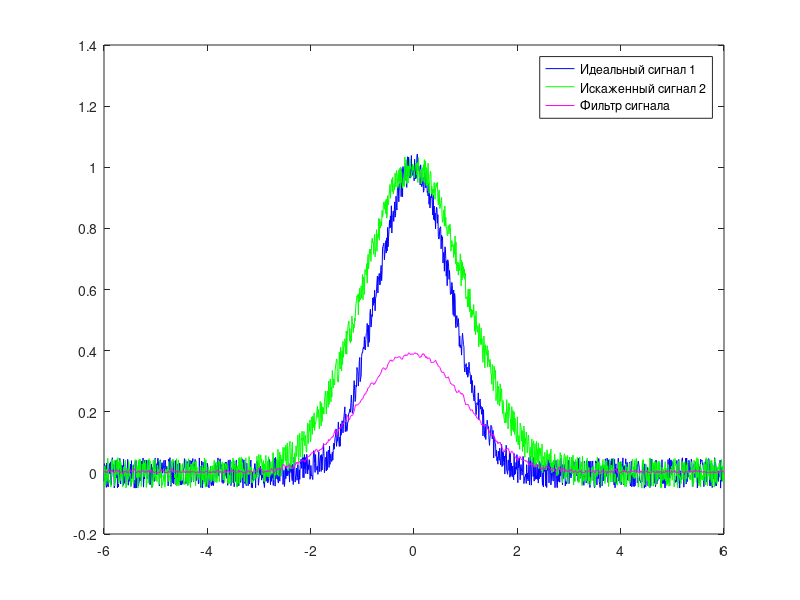

MATLAB code to generate this figure:
function lab_07()
    A = 1.0;
    s1 = 1.0;
    s2 = sqrt(2.0);
    mult = 6;
    step = 0.009;
    NS = 0.05;
    t = -mult:step:mult;

    u1 = A * exp(-(t/s1).^2);
    u2 = A * exp(-(t/s2).^2);

    v1 = fft(u1);
    v2 = fft(u2);

    % шумы
    n1 = unifrnd(-NS, NS, 1, length(t));
    n2 = unifrnd(-NS, NS, 1, length(t));

    delta = std(n1);
    epsilon = std(n2);

    figure(1);
    plot(t, u1+n1, "b", t, u2+n2,"g", t, abs(ifft(fft(u2+n2) .* tikhonfilt(v1, v2, step, 2 * mult, delta, epsilon))),"m");
    legend('Идеальный сигнал 1','Искаженный сигнал 2','Фильтр сигнала');
end

function h = tikhonfilt(u1, u2, step, T, d, e)
    m = 0:length(u1)-1;
    mult = step / length(u1);
    squ = 1 + (2 * pi * m / T).^2;
    func = @(x) rhofunc(x, u1, u2, step, T, d, e);
    alpha = fzero(func, [0, 1]);
    h = 0:length(u1)-1;
    for k = 1:length(h)
        h(k) = mult * sum(exp(2 * pi * 1i * k .* m / length(u1)) .* u1 .* conj(u2) ./ (abs(u2).^2 .* step^2 + alpha * squ), 2);
    end
end

function y = rhofunc(x, u1, u2, step, T, d, e)
    m = 0:length(u1)-1;
    mult = step / length(u1);
    squ = 1 + (2 * pi * m / T).^2;
    beta = mult * sum(x.^2 * squ .* abs(u1).^2 ./ (abs(u2).^2 * step^2 + x .* squ).^2, 2);
    gamma = mult * sum(abs(u2).^2 * step^2 .* abs(u1).^2 .* squ ./ (abs(u2).^2 * step^2 + x * (1 + 2 * pi * m / T).^2).^2, 2);
    y = beta - (d + e * sqrt(gamma))^2;
end
